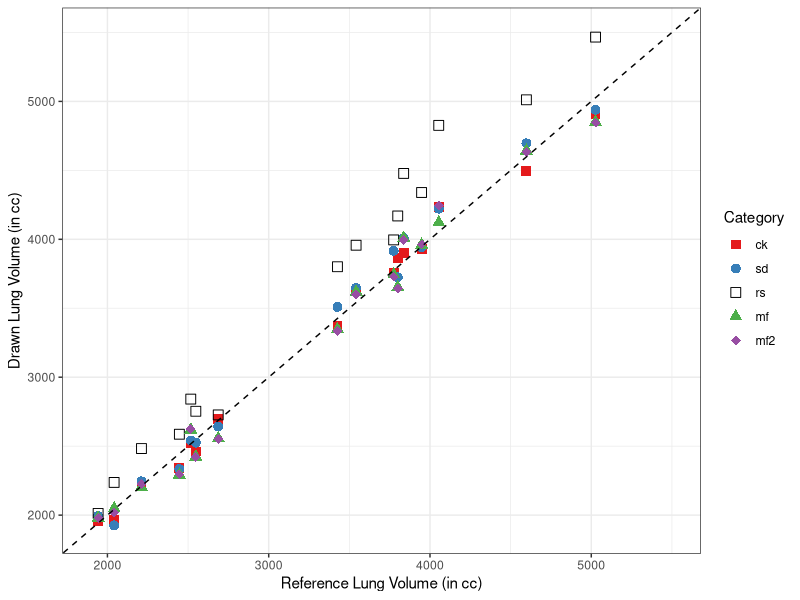
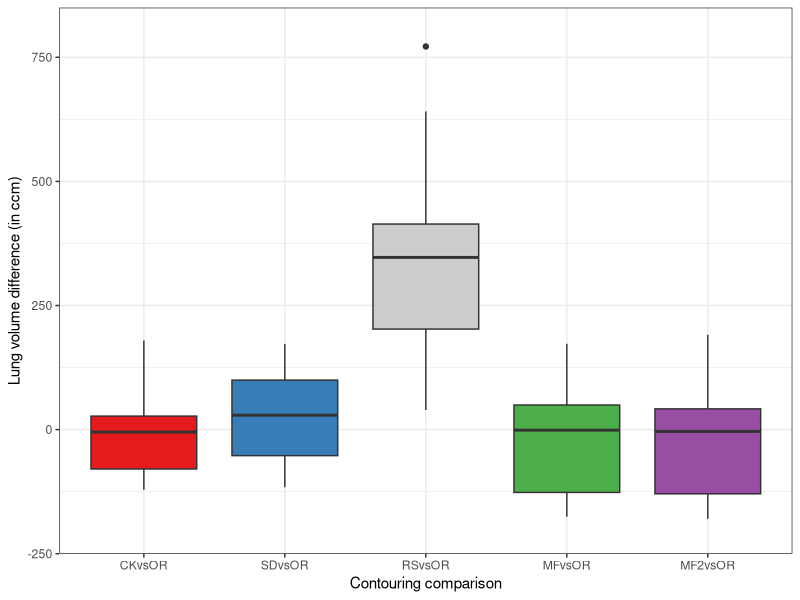
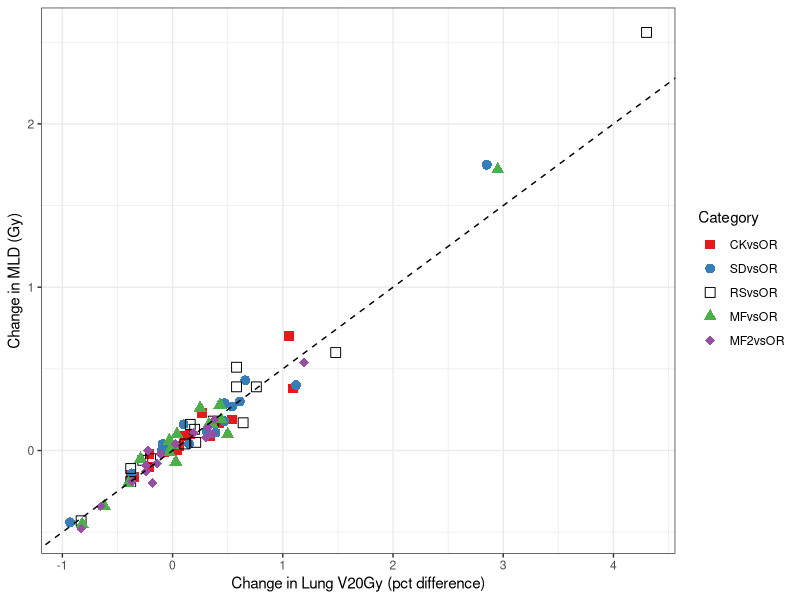
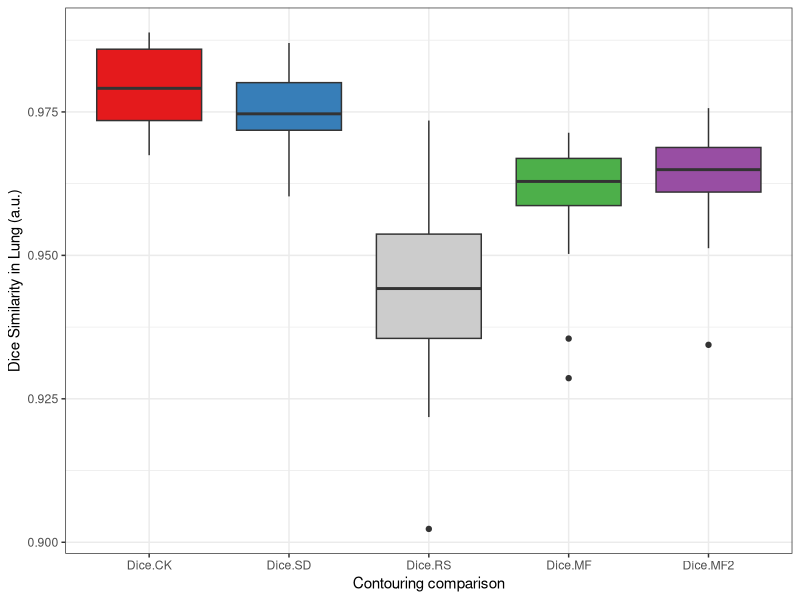
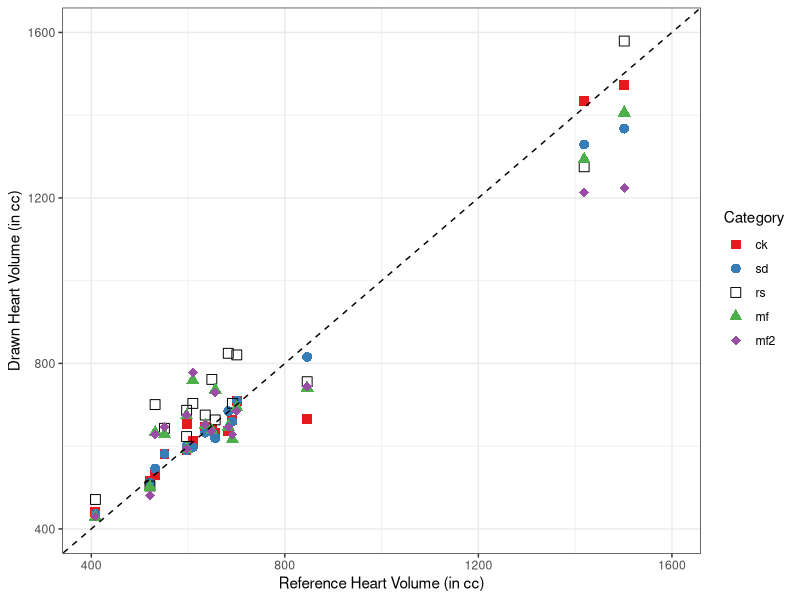
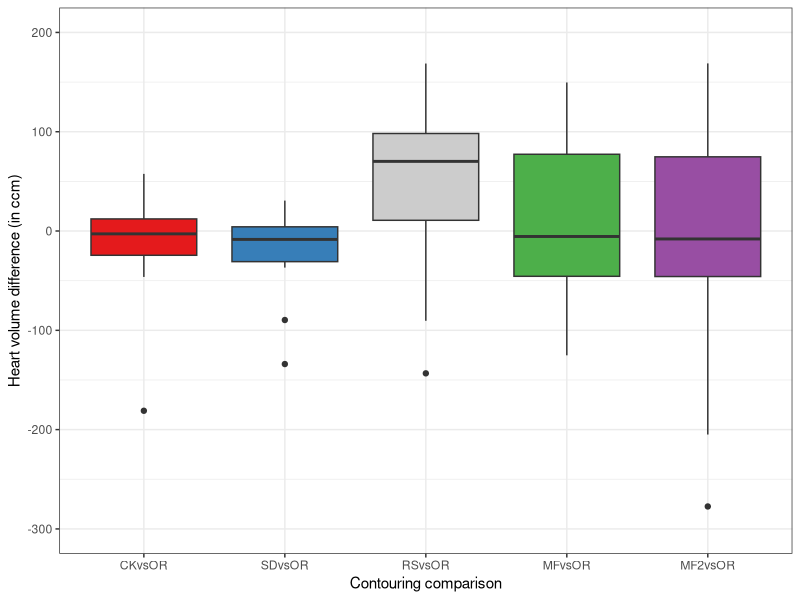
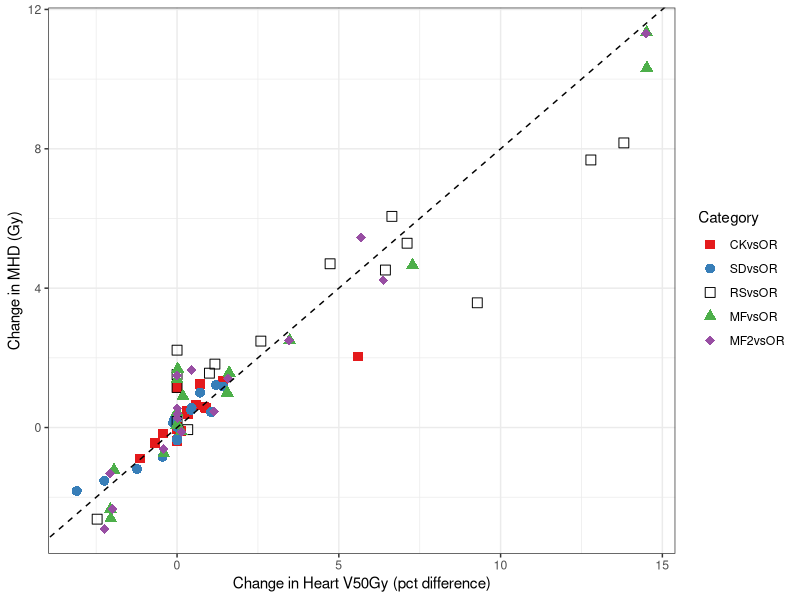
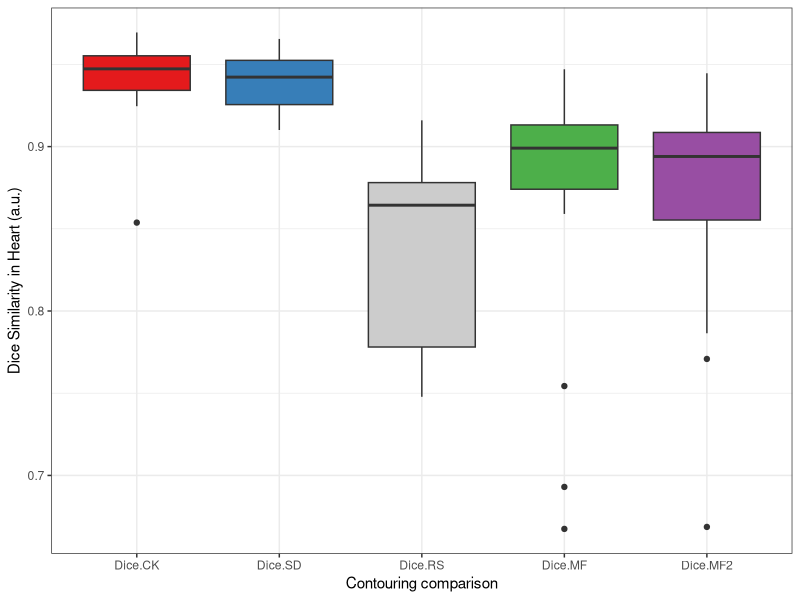

These charts were generated, in order, by the following R code: (Note: this script raises an error after producing the figures.)
library(reshape2)
library(ggplot2)
library(dplyr)
#this needs to be edited to set the folder that contains the files
setwd("/Users/lenw/Documents/Clinical_Studies/Vejle_Projects/ABAS_Studies")
list.files(pattern = "\\.csv$")

#read csv file of raw values
rawdata <- read.csv("ck-sd-genanalyser2.csv", header=T)
rawdataNew <- read.csv("ck-sd-genanalyser3.csv", header=T)

#parse the volume subset
volumes <- filter(rawdata, type=="vol")
volumesNew <- filter(rawdataNew,type == "vol")

volumesDistribution <- data.frame(
      patid = volumes$patid,
      organ = volumes$organ,
      ref = volumes$OR,
      ck = volumes$CK,
      sd = volumes$SD,
      rs = volumes$RS,
      mf = volumes$MF,
      mf2 = volumesNew$Mfnew,
      CKvsOR = volumes$CK - volumes$OR,
      SDvsOR = volumes$SD - volumes$OR,
      RSvsOR = volumes$RS - volumes$OR,
      MFvsOR = volumes$MF - volumes$OR,
      MF2vsOR = volumesNew$Mfnew - volumes$OR,
      Rel.CK = volumes$dCK / volumes$CK,
      Dice.CK = (2*volumes$dCK)/(volumes$OR + volumes$CK),
      Rel.SD = volumes$dSD / volumes$SD,
      Dice.SD = (2*volumes$dSD)/(volumes$OR + volumes$SD),
      Rel.RS = volumes$dRS / volumes$RS,
      Dice.RS = (2*volumes$dRS)/(volumes$OR + volumes$RS),
      Rel.MF = volumes$dMF / volumes$MF,
      Dice.MF = (2*volumes$dMF)/(volumes$OR + volumes$MF),
      Rel.MF2 = volumesNew$dMFnew / volumesNew$Mfnew,
      Dice.MF2 = (2*volumesNew$dMFnew)/(volumes$OR + volumesNew$Mfnew)
      )
mVolumesDistribution <- melt(volumesDistribution,id=c("patid","organ"))
names(mVolumesDistribution) <- c("patid","organ","Category","VolDiff")
mVolumesDistribution <- mVolumesDistribution[complete.cases(mVolumesDistribution),]

#parse the dosimetry subset
dose <- filter(rawdata, type!="vol")
doseNew <- filter(rawdataNew, type!="vol")
doseDistribution <- data.frame(
      patid = dose$patid,
      organ = dose$organ,
      type = dose$type,
      ref = dose$OR,
      ck = dose$CK,
      sd = dose$SD,
      rs = dose$RS,
      mf = dose$MF,
      mf2 = doseNew$Mfnew,
      CKvsOR = as.numeric(as.character(dose$CK))-as.numeric(as.character(dose$OR)),
      SDvsOR = as.numeric(as.character(dose$SD))-as.numeric(as.character(dose$OR)),
      RSvsOR = as.numeric(as.character(dose$RS))-as.numeric(as.character(dose$OR)),
      MFvsOR = as.numeric(as.character(dose$MF))-as.numeric(as.character(dose$OR)),
      MF2vsOR = as.numeric(as.character(doseNew$Mfnew))-as.numeric(as.character(dose$OR))
      )
mDoseDistribution <- melt(doseDistribution,id=c("patid","organ","type"))
names(mDoseDistribution) <- c("patid","organ","type","Category","DoseDiff")
mDoseDistribution <- mDoseDistribution[complete.cases(mDoseDistribution),]

#clean up
rm(dose,volumes,rawdata,doseNew,volumesNew,rawdataNew)
rm(doseDistribution,volumesDistribution)

#colour palette definition
paldef0 <- c("#E41A1C", "#377EB8", "#4DAF4A", "#984EA3")
paldef <- c("#E41A1C", "#377EB8", "black", "#4DAF4A", "#984EA3")
paldef2 <- c("#E41A1C", "#377EB8", "grey80", "#4DAF4A", "#984EA3")
paldef3 <- c("black", "#4DAF4A", "#984EA3")

ppi <- 600
# Calculate the height and width (in pixels) for a 4x4-inch image at 600 ppi
png("ABAS-Lung-in_Raystation-%d.png", width=6*ppi, height=4*ppi, res=ppi)

#absolute lung volume correlation plot
y <- filter(mVolumesDistribution, organ=="pulm" & Category %in% c("ck","sd","rs","mf","mf2"))
x <- filter(mVolumesDistribution, organ=="pulm" & Category %in% c("ref"))
all <- cbind(y,Baseline=x$VolDiff)

ggplot(all,aes(
             x=Baseline,
             y=VolDiff,
             shape=Category, colour=Category)) +
      geom_point(size=3) +
      scale_shape_manual(values=c(15,16,0,17,18)) +
      xlim(1900,5500) + ylim(1900,5500) +
      geom_abline(intercept = 0, slope = 1, linetype="dashed") +
      labs(x = "Reference Lung Volume (in cc)", y = "Drawn Lung Volume (in cc)") +
      theme_bw() +
      scale_colour_manual(values = paldef)

#summarise the median and distribution of the absolute volume differences
y <- filter(mVolumesDistribution, organ=="pulm" & Category %in% c("CKvsOR","SDvsOR","RSvsOR","MFvsOR","MF2vsOR"))
aggregate(y$VolDiff, by=list(y$Category), FUN=summary)

#summary information graphically
ggplot(filter(mVolumesDistribution, organ=="pulm" & Category %in% c("CKvsOR","SDvsOR","RSvsOR","MFvsOR","MF2vsOR") ),
       aes(x=Category, y=VolDiff)) +
      ylim(-200,800) +
      geom_boxplot(aes(fill=Category)) +
      theme_bw() +
      labs(x = "Contouring comparison", y = "Lung volume difference (in ccm)") +
      scale_fill_manual(values = paldef2, guide=FALSE)

#correlations in lung doses differences
y <- filter(mDoseDistribution, type=="v20" & organ=="pulm" & Category %in% c("CKvsOR","SDvsOR","RSvsOR","MFvsOR","MF2vsOR"))
x <- filter(mDoseDistribution, type=="avdose" & organ=="pulm" & Category %in% c("CKvsOR","SDvsOR","RSvsOR","MFvsOR","MF2vsOR"))
all <- cbind(y,MLD=x$DoseDiff)

ggplot(all,aes(
      y=MLD,
      x=100*DoseDiff,
      shape=Category, colour=Category)) +
      geom_point(size=3) +
      scale_shape_manual(values=c(15,16,0,17,18)) +
      geom_abline(intercept = 0, slope = 0.5, linetype="dashed") +
      labs(y = "Change in MLD (Gy)", x = "Change in Lung V20Gy (pct difference)") +
      theme_bw() +
      scale_colour_manual(values = paldef)

#summarise the median and distribution of the V20 volume differences
y <- filter(mDoseDistribution, organ=="pulm" & type=="v20" & Category %in% c("CKvsOR","SDvsOR","RSvsOR","MFvsOR","MF2vsOR"))
aggregate(100*y$DoseDiff, by=list(y$Category), FUN=summary)

#summarise the median and distribution of the mean lung dose differences
y <- filter(mDoseDistribution, organ=="pulm" & type=="avdose" & Category %in% c("CKvsOR","SDvsOR","RSvsOR","MFvsOR","MF2vsOR"))
aggregate(y$DoseDiff, by=list(y$Category), FUN=summary)

#dice similarity comparison
ggplot(filter(mVolumesDistribution, organ=="pulm" & Category %in% c("Dice.CK","Dice.SD","Dice.RS","Dice.MF","Dice.MF2") ),
       aes(x=Category, y=VolDiff)) +
      geom_boxplot(aes(fill=Category)) +
      theme_bw() +
      labs(x = "Contouring comparison", y = "Dice Similarity in Lung (a.u.)") +
      scale_fill_manual(values = paldef2, guide=FALSE)
y <- filter(mVolumesDistribution, organ=="pulm" & Category %in% c("Dice.CK","Dice.SD","Dice.RS","Dice.MF","Dice.MF2"))
aggregate(y$VolDiff, by=list(y$Category), FUN=summary)

dev.off()


ppi <- 600
# Calculate the height and width (in pixels) for a 4x4-inch image at 600 ppi
png("ABAS-Heart-in_Raystation-%d.png", width=6*ppi, height=4*ppi, res=ppi)

#absolute heart volume correlation plot
y <- filter(mVolumesDistribution, organ=="cor" & Category %in% c("ck","sd","rs","mf","mf2"))
x <- filter(mVolumesDistribution, organ=="cor" & Category %in% c("ref"))
all <- cbind(y,Baseline=x$VolDiff)

ggplot(all,aes(
      x=Baseline,
      y=VolDiff,
      shape=Category, colour=Category)) +
      geom_point(size=3) +
      xlim(400,1600) + ylim(400,1600) +
      scale_shape_manual(values=c(15,16,0,17,18)) +
      geom_abline(intercept = 0, slope = 1, linetype="dashed") +
      labs(x = "Reference Heart Volume (in cc)", y = "Drawn Heart Volume (in cc)") +
      theme_bw() +
      scale_colour_manual(values = paldef)

#summarise the median and distribution of the absolute volume differences
y <- filter(mVolumesDistribution, organ=="cor" & Category %in% c("CKvsOR","SDvsOR","RSvsOR","MFvsOR","MF2vsOR"))
aggregate(y$VolDiff, by=list(y$Category), FUN=summary)

#summary information graphically
ggplot(filter(mVolumesDistribution, organ=="cor" & Category %in% c("CKvsOR","SDvsOR","RSvsOR","MFvsOR","MF2vsOR") ),
       aes(x=Category, y=VolDiff)) +
      ylim(-300,200) +
      geom_boxplot(aes(fill=Category)) +
      theme_bw() +
      labs(x = "Contouring comparison", y = "Heart volume difference (in ccm)") +
      scale_fill_manual(values = paldef2, guide=FALSE)

#correlations in heart doses differences
y <- filter(mDoseDistribution, type=="v50" & organ=="cor" & Category %in% c("CKvsOR","SDvsOR","RSvsOR","MFvsOR","MF2vsOR"))
x <- filter(mDoseDistribution, type=="avdose" & organ=="cor" & Category %in% c("CKvsOR","SDvsOR","RSvsOR","MFvsOR","MF2vsOR"))
all <- cbind(y,MHD=x$DoseDiff)

ggplot(all,aes(
      y=MHD,
      x=100*DoseDiff,
      shape=Category, colour=Category)) +
      geom_point(size=3) +
      scale_shape_manual(values=c(15,16,0,17,18)) +
      geom_abline(intercept = 0, slope = 0.8, linetype="dashed") +
      labs(y = "Change in MHD (Gy)", x = "Change in Heart V50Gy (pct difference)") +
      theme_bw() +
      scale_colour_manual(values = paldef)

#summarise the median and distribution of the V50 volume differences
y <- filter(mDoseDistribution, organ=="cor" & type=="v50" & Category %in% c("CKvsOR","SDvsOR","RSvsOR","MFvsOR","MF2vsOR"))
aggregate(100*y$DoseDiff, by=list(y$Category), FUN=summary)

#summarise the median and distribution of the mean heart dose differences
y <- filter(mDoseDistribution, organ=="cor" & type=="avdose" & Category %in% c("CKvsOR","SDvsOR","RSvsOR","MFvsOR","MF2vsOR"))
aggregate(y$DoseDiff, by=list(y$Category), FUN=summary)

#dice similarity comparison
ggplot(filter(mVolumesDistribution, organ=="cor" & Category %in% c("Dice.CK","Dice.SD","Dice.RS","Dice.MF","Dice.MF2") ),
       aes(x=Category, y=VolDiff)) +
      geom_boxplot(aes(fill=Category)) +
      theme_bw() +
      labs(x = "Contouring comparison", y = "Dice Similarity in Heart (a.u.)") +
      scale_fill_manual(values = paldef2, guide=FALSE)
y <- filter(mVolumesDistribution, organ=="cor" & Category %in% c("Dice.CK","Dice.SD","Dice.RS","Dice.MF","Dice.MF2"))
aggregate(y$VolDiff, by=list(y$Category), FUN=summary)

dev.off()


ppi <- 600
# Calculate the height and width (in pixels) for a 4x4-inch image at 600 ppi
png("ABAS-SpinalCord-in_Raystation-%d.png", width=6*ppi, height=4*ppi, res=ppi)

#absolute spinal cord volume correlation plot
#
#note that here - it is not the volume agreement that matters but
#rather the dice similarity and overlap volume
#
#summarise the median and distribution of the absolute volume differences
y <- filter(mVolumesDistribution, organ=="canalis" & Category %in% c("RSvsOR","MFvsOR","MF2vsOR"))
aggregate(y$VolDiff, by=list(y$Category), FUN=summary)

#summary information graphically
ggplot(filter(mVolumesDistribution, organ=="canalis" & Category %in% c("RSvsOR","MFvsOR","MF2vsOR") ),
       aes(x=Category, y=VolDiff)) +
      ylim(-50,50) +
      geom_boxplot(aes(fill=Category)) +
      theme_bw() +
      labs(x = "Contouring comparison", y = "Spinal cord volume difference (in ccm)") +
      scale_fill_manual(values = c("grey80", "#4DAF4A", "#984EA3"), guide=FALSE)


#similarity and overlap
y <- filter(mVolumesDistribution, organ=="canalis" & Category %in% c("Rel.CK","Rel.SD","Rel.RS","Rel.MF","Rel.MF2"))
x <- filter(mVolumesDistribution, organ=="canalis" & Category %in% c("Dice.CK","Dice.SD","Dice.RS","Dice.MF","Dice.MF2"))
all <- cbind(y,Dice=x$VolDiff)

ggplot(all,aes(
      y=VolDiff,
      x=Dice,
      shape=Category, colour=Category)) +
      geom_point(size=3) +
      scale_shape_manual(values=c(0,17,18)) +
      xlim(0.5,1) + ylim(0.5,1) +
      geom_abline(intercept = 0, slope = 1, linetype="dashed") +
      labs(y = "Volume overlap fraction", x = "Dice Similarity in spinal cord") +
      theme_bw() +
      scale_colour_manual(values = c("black", "#4DAF4A", "#984EA3"))

#summarise the median and distribution of the high dose differences (d1cc)
y <- filter(mDoseDistribution, organ=="canalis" & type=="d1cc" & Category %in% c("CKvsOR","SDvsOR","RSvsOR","MFvsOR","MF2vsOR"))
aggregate(y$DoseDiff, by=list(y$Category), FUN=summary)

#summary information graphically
ggplot(filter(mDoseDistribution, organ=="canalis" & Category %in% c("RSvsOR","MFvsOR","MF2vsOR") ),
       aes(x=Category, y=DoseDiff)) +
      ylim(-5,12) +
      geom_boxplot(aes(fill=Category)) +
      theme_bw() +
      labs(x = "Contouring comparison", y = "Change in D1cc High Dose (Gy)") +
      scale_fill_manual(values = c("grey80", "#4DAF4A", "#984EA3"), guide=FALSE)


dev.off()






#paired non-parametric test (Wilcoxon)

#are volumes of lung different?
temp <- filter(rawdata, type=="vol" & organ=="pulm")[4:8]
OR <- as.numeric(as.character(temp$OR))
CK <- as.numeric(as.character(temp$CK))
SD <- as.numeric(as.character(temp$SD))
RS <- as.numeric(as.character(temp$RS))
MF <- as.numeric(as.character(temp$MF))

wilcox.test(CK, OR, paired=TRUE, conf.int=TRUE)
#pseudomedian = -12 ccm, CI = -54.6 to 36.5, p = 0.53

wilcox.test(SD, OR, paired=TRUE, conf.int=TRUE)
#pseudomedian = 27 ccm, CI = -32 to 83, p = 0.35

wilcox.test(RS, OR, paired=TRUE, conf.int=TRUE)
# *** pseudomedian = 318 ccm, CI = 221 to 418, p < 0.01

wilcox.test(MF, OR, paired=TRUE, conf.int=TRUE)
#pseudomedian = -23 ccm, CI = -78 to 41, p = 0.53

#are V20 levels in lung different?
temp <- filter(rawdata, type=="v20" & organ=="pulm")[4:8]
OR <- as.numeric(as.character(temp$OR))
CK <- as.numeric(as.character(temp$CK))
SD <- as.numeric(as.character(temp$SD))
RS <- as.numeric(as.character(temp$RS))
MF <- as.numeric(as.character(temp$MF))

wilcox.test(CK, OR, paired=TRUE, conf.int=TRUE)
#pseudomedian = 0.12%, CI = 0 to 0.42, p = 0.2

wilcox.test(SD, OR, paired=TRUE, conf.int=TRUE)
# ** pseudomedian = 0.29%, CI = 0 to 0.60, p < 0.05

wilcox.test(RS, OR, paired=TRUE, conf.int=TRUE)
#pseudomedian = 0.24%, CI = 0 to 0.67, p = 0.16

wilcox.test(MF, OR, paired=TRUE, conf.int=TRUE)
#pseudomedian = 0.11%, CI = -0.19 to 0.39%, p = 0.42

#are MLD levels in lung different?
temp <- filter(rawdata, type=="avdose" & organ=="pulm")[4:8]
OR <- as.numeric(as.character(temp$OR))
CK <- as.numeric(as.character(temp$CK))
SD <- as.numeric(as.character(temp$SD))
RS <- as.numeric(as.character(temp$RS))
MF <- as.numeric(as.character(temp$MF))

wilcox.test(CK, OR, paired=TRUE, conf.int=TRUE)
#pseudomedian = 8.4 cGy, CI = -2 to 20, p = 0.11

wilcox.test(SD, OR, paired=TRUE, conf.int=TRUE)
# ** pseudomedian = 17 cGy, CI = 2.5 to 30, p < 0.05

wilcox.test(RS, OR, paired=TRUE, conf.int=TRUE)
#pseudomedian = 16 cGy, CI = -1 to 36, p = 0.09

wilcox.test(MF, OR, paired=TRUE, conf.int=TRUE)
#pseudomedian = 6.3 cGy, CI = -8.5 to 18, p = 0.34


#are volumes of heart different?
temp <- filter(rawdata, type=="vol" & organ=="cor")[4:8]
OR <- as.numeric(as.character(temp$OR))
CK <- as.numeric(as.character(temp$CK))
SD <- as.numeric(as.character(temp$SD))
RS <- as.numeric(as.character(temp$RS))
MF <- as.numeric(as.character(temp$MF))

wilcox.test(CK, OR, paired=TRUE, conf.int=TRUE)
#pseudomedian = -3.4 ccm, CI = -23 to 13, p = 0.78

wilcox.test(SD, OR, paired=TRUE, conf.int=TRUE)
#pseudomedian = -10 ccm, CI = -37 to 4, p = 0.13

wilcox.test(RS, OR, paired=TRUE, conf.int=TRUE)
# ** pseudomedian = 60 ccm, CI = 4.5 to 95, p < 0.05

wilcox.test(MF, OR, paired=TRUE, conf.int=TRUE)
#pseudomedian = 0.9 ccm, CI = -45 to 47, p = 0.98

#are V50 levels in heart different?
temp <- filter(rawdata, type=="v50" & organ=="cor")[4:8]
OR <- as.numeric(as.character(temp$OR))
CK <- as.numeric(as.character(temp$CK))
SD <- as.numeric(as.character(temp$SD))
RS <- as.numeric(as.character(temp$RS))
MF <- as.numeric(as.character(temp$MF))

wilcox.test(CK, OR, paired=TRUE, conf.int=TRUE)

wilcox.test(SD, OR, paired=TRUE, conf.int=TRUE)

wilcox.test(RS, OR, paired=TRUE, conf.int=TRUE)

wilcox.test(MF, OR, paired=TRUE, conf.int=TRUE)

#are MHD levels in heart different?
temp <- filter(rawdata, type=="avdose" & organ=="cor")[4:8]
OR <- as.numeric(as.character(temp$OR))
CK <- as.numeric(as.character(temp$CK))
SD <- as.numeric(as.character(temp$SD))
RS <- as.numeric(as.character(temp$RS))
MF <- as.numeric(as.character(temp$MF))

wilcox.test(CK, OR, paired=TRUE, conf.int=TRUE)

wilcox.test(SD, OR, paired=TRUE, conf.int=TRUE)

wilcox.test(RS, OR, paired=TRUE, conf.int=TRUE)

wilcox.test(MF, OR, paired=TRUE, conf.int=TRUE)


#are volumes of spinal cord different?
temp <- filter(rawdata, type=="vol" & organ=="canalis")[4:8]
OR <- as.numeric(as.character(temp$OR))
RS <- as.numeric(as.character(temp$RS))
MF <- as.numeric(as.character(temp$MF))

wilcox.test(RS, OR, paired=TRUE, conf.int=TRUE)

wilcox.test(MF, OR, paired=TRUE, conf.int=TRUE)

#are hot spots on spinal cord different?
temp <- filter(rawdata, type=="d1cc" & organ=="canalis")[4:8]
OR <- as.numeric(as.character(temp$OR))
RS <- as.numeric(as.character(temp$RS))
MF <- as.numeric(as.character(temp$MF))

wilcox.test(RS, OR, paired=TRUE, conf.int=TRUE)

wilcox.test(MF, OR, paired=TRUE, conf.int=TRUE)
